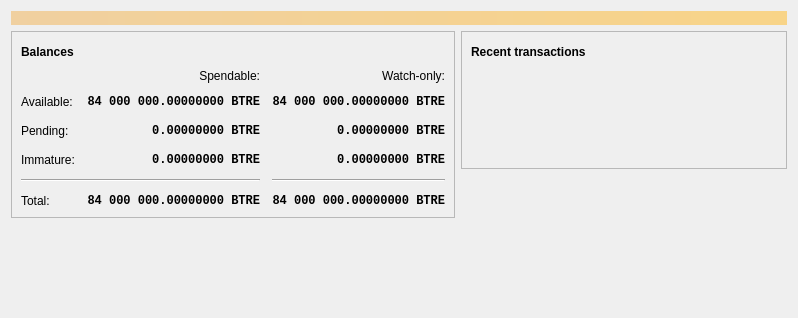
<?xml version="1.0" encoding="UTF-8"?>
<ui version="4.0">
 <class>OverviewPage</class>
 <widget class="QWidget" name="OverviewPage">
  <property name="geometry">
   <rect>
    <x>0</x>
    <y>0</y>
    <width>798</width>
    <height>318</height>
   </rect>
  </property>
  <property name="windowTitle">
   <string>Form</string>
  </property>
  <layout class="QVBoxLayout" name="topLayout">
   <item>
    <widget class="QLabel" name="labelAlerts">
     <property name="visible">
      <bool>false</bool>
     </property>
     <property name="styleSheet">
      <string notr="true">QLabel { background-color: qlineargradient(x1: 0, y1: 0, x2: 1, y2: 0, stop:0 #F0D0A0, stop:1 #F8D488); color:#000000; }</string>
     </property>
     <property name="wordWrap">
      <bool>true</bool>
     </property>
     <property name="margin">
      <number>3</number>
     </property>
     <property name="textInteractionFlags">
      <set>Qt::TextSelectableByMouse</set>
     </property>
    </widget>
   </item>
   <item>
    <layout class="QHBoxLayout" name="horizontalLayout" stretch="1,1">
     <item>
      <layout class="QVBoxLayout" name="verticalLayout_2">
       <item>
        <widget class="QFrame" name="frame">
         <property name="frameShape">
          <enum>QFrame::StyledPanel</enum>
         </property>
         <property name="frameShadow">
          <enum>QFrame::Raised</enum>
         </property>
         <layout class="QVBoxLayout" name="verticalLayout_4">
          <item>
           <layout class="QHBoxLayout" name="horizontalLayout_4">
            <item>
             <widget class="QLabel" name="label_5">
              <property name="font">
               <font>
                <weight>75</weight>
                <bold>true</bold>
               </font>
              </property>
              <property name="text">
               <string>Balances</string>
              </property>
             </widget>
            </item>
            <item>
             <widget class="QPushButton" name="labelWalletStatus">
              <property name="enabled">
               <bool>true</bool>
              </property>
              <property name="maximumSize">
               <size>
                <width>30</width>
                <height>16777215</height>
               </size>
              </property>
              <property name="toolTip">
               <string>The displayed information may be out of date. Your wallet automatically synchronizes with the Bitrae network after a connection is established, but this process has not completed yet.</string>
              </property>
              <property name="text">
               <string/>
              </property>
              <property name="icon">
               <iconset resource="../bitcoin.qrc">
                <normaloff>:/icons/warning</normaloff>
                <disabledoff>:/icons/warning</disabledoff>:/icons/warning</iconset>
              </property>
              <property name="iconSize">
               <size>
                <width>24</width>
                <height>24</height>
               </size>
              </property>
              <property name="flat">
               <bool>true</bool>
              </property>
             </widget>
            </item>
            <item>
             <spacer name="horizontalSpacer_3">
              <property name="orientation">
               <enum>Qt::Horizontal</enum>
              </property>
              <property name="sizeHint" stdset="0">
               <size>
                <width>40</width>
                <height>20</height>
               </size>
              </property>
             </spacer>
            </item>
           </layout>
          </item>
          <item>
           <layout class="QGridLayout" name="gridLayout">
            <property name="spacing">
             <number>12</number>
            </property>
            <item row="2" column="2">
             <widget class="QLabel" name="labelWatchPending">
              <property name="font">
               <font>
                <family>Monospace</family>
                <weight>75</weight>
                <bold>true</bold>
               </font>
              </property>
              <property name="cursor">
               <cursorShape>IBeamCursor</cursorShape>
              </property>
              <property name="toolTip">
               <string>Unconfirmed transactions to watch-only addresses</string>
              </property>
              <property name="text">
               <string notr="true">0.00000000 BTRE</string>
              </property>
              <property name="alignment">
               <set>Qt::AlignRight|Qt::AlignTrailing|Qt::AlignVCenter</set>
              </property>
              <property name="textInteractionFlags">
               <set>Qt::LinksAccessibleByMouse|Qt::TextSelectableByKeyboard|Qt::TextSelectableByMouse</set>
              </property>
             </widget>
            </item>
            <item row="2" column="1">
             <widget class="QLabel" name="labelUnconfirmed">
              <property name="font">
               <font>
                <family>Monospace</family>
                <weight>75</weight>
                <bold>true</bold>
               </font>
              </property>
              <property name="cursor">
               <cursorShape>IBeamCursor</cursorShape>
              </property>
              <property name="toolTip">
               <string>Total of transactions that have yet to be confirmed, and do not yet count toward the spendable balance</string>
              </property>
              <property name="text">
               <string notr="true">0.00000000 BTRE</string>
              </property>
              <property name="alignment">
               <set>Qt::AlignRight|Qt::AlignTrailing|Qt::AlignVCenter</set>
              </property>
              <property name="textInteractionFlags">
               <set>Qt::LinksAccessibleByMouse|Qt::TextSelectableByKeyboard|Qt::TextSelectableByMouse</set>
              </property>
             </widget>
            </item>
            <item row="3" column="2">
             <widget class="QLabel" name="labelWatchImmature">
              <property name="font">
               <font>
                <family>Monospace</family>
                <weight>75</weight>
                <bold>true</bold>
               </font>
              </property>
              <property name="cursor">
               <cursorShape>IBeamCursor</cursorShape>
              </property>
              <property name="toolTip">
               <string>Mined balance in watch-only addresses that has not yet matured</string>
              </property>
              <property name="text">
               <string notr="true">0.00000000 BTRE</string>
              </property>
              <property name="alignment">
               <set>Qt::AlignRight|Qt::AlignTrailing|Qt::AlignVCenter</set>
              </property>
              <property name="textInteractionFlags">
               <set>Qt::LinksAccessibleByMouse|Qt::TextSelectableByKeyboard|Qt::TextSelectableByMouse</set>
              </property>
             </widget>
            </item>
            <item row="4" column="0" colspan="2">
             <widget class="Line" name="line">
              <property name="orientation">
               <enum>Qt::Horizontal</enum>
              </property>
             </widget>
            </item>
            <item row="4" column="2">
             <widget class="Line" name="lineWatchBalance">
              <property name="sizePolicy">
               <sizepolicy hsizetype="Preferred" vsizetype="Fixed">
                <horstretch>0</horstretch>
                <verstretch>0</verstretch>
               </sizepolicy>
              </property>
              <property name="minimumSize">
               <size>
                <width>140</width>
                <height>0</height>
               </size>
              </property>
              <property name="orientation">
               <enum>Qt::Horizontal</enum>
              </property>
             </widget>
            </item>
            <item row="5" column="0">
             <widget class="QLabel" name="labelTotalText">
              <property name="text">
               <string>Total:</string>
              </property>
             </widget>
            </item>
            <item row="3" column="1">
             <widget class="QLabel" name="labelImmature">
              <property name="font">
               <font>
                <family>Monospace</family>
                <weight>75</weight>
                <bold>true</bold>
               </font>
              </property>
              <property name="cursor">
               <cursorShape>IBeamCursor</cursorShape>
              </property>
              <property name="toolTip">
               <string>Mined balance that has not yet matured</string>
              </property>
              <property name="text">
               <string notr="true">0.00000000 BTRE</string>
              </property>
              <property name="alignment">
               <set>Qt::AlignRight|Qt::AlignTrailing|Qt::AlignVCenter</set>
              </property>
              <property name="textInteractionFlags">
               <set>Qt::LinksAccessibleByMouse|Qt::TextSelectableByKeyboard|Qt::TextSelectableByMouse</set>
              </property>
             </widget>
            </item>
            <item row="2" column="3">
             <spacer name="horizontalSpacer_2">
              <property name="orientation">
               <enum>Qt::Horizontal</enum>
              </property>
              <property name="sizeHint" stdset="0">
               <size>
                <width>40</width>
                <height>20</height>
               </size>
              </property>
             </spacer>
            </item>
            <item row="3" column="0">
             <widget class="QLabel" name="labelImmatureText">
              <property name="text">
               <string>Immature:</string>
              </property>
             </widget>
            </item>
            <item row="5" column="1">
             <widget class="QLabel" name="labelTotal">
              <property name="font">
               <font>
                <family>Monospace</family>
                <weight>75</weight>
                <bold>true</bold>
               </font>
              </property>
              <property name="cursor">
               <cursorShape>IBeamCursor</cursorShape>
              </property>
              <property name="toolTip">
               <string>Your current total balance</string>
              </property>
              <property name="text">
               <string notr="true">84 000 000.00000000 BTRE</string>
              </property>
              <property name="alignment">
               <set>Qt::AlignRight|Qt::AlignTrailing|Qt::AlignVCenter</set>
              </property>
              <property name="textInteractionFlags">
               <set>Qt::LinksAccessibleByMouse|Qt::TextSelectableByKeyboard|Qt::TextSelectableByMouse</set>
              </property>
             </widget>
            </item>
            <item row="5" column="2">
             <widget class="QLabel" name="labelWatchTotal">
              <property name="font">
               <font>
                <family>Monospace</family>
                <weight>75</weight>
                <bold>true</bold>
               </font>
              </property>
              <property name="cursor">
               <cursorShape>IBeamCursor</cursorShape>
              </property>
              <property name="toolTip">
               <string>Current total balance in watch-only addresses</string>
              </property>
              <property name="text">
               <string notr="true">84 000 000.00000000 BTRE</string>
              </property>
              <property name="alignment">
               <set>Qt::AlignRight|Qt::AlignTrailing|Qt::AlignVCenter</set>
              </property>
              <property name="textInteractionFlags">
               <set>Qt::LinksAccessibleByMouse|Qt::TextSelectableByKeyboard|Qt::TextSelectableByMouse</set>
              </property>
             </widget>
            </item>
            <item row="0" column="2">
             <widget class="QLabel" name="labelWatchonly">
              <property name="text">
               <string>Watch-only:</string>
              </property>
              <property name="alignment">
               <set>Qt::AlignRight|Qt::AlignTrailing|Qt::AlignVCenter</set>
              </property>
             </widget>
            </item>
            <item row="1" column="0">
             <widget class="QLabel" name="labelBalanceText">
              <property name="text">
               <string>Available:</string>
              </property>
             </widget>
            </item>
            <item row="1" column="1">
             <widget class="QLabel" name="labelBalance">
              <property name="font">
               <font>
                <family>Monospace</family>
                <weight>75</weight>
                <bold>true</bold>
               </font>
              </property>
              <property name="cursor">
               <cursorShape>IBeamCursor</cursorShape>
              </property>
              <property name="toolTip">
               <string>Your current spendable balance</string>
              </property>
              <property name="text">
               <string notr="true">84 000 000.00000000 BTRE</string>
              </property>
              <property name="alignment">
               <set>Qt::AlignRight|Qt::AlignTrailing|Qt::AlignVCenter</set>
              </property>
              <property name="textInteractionFlags">
               <set>Qt::LinksAccessibleByMouse|Qt::TextSelectableByKeyboard|Qt::TextSelectableByMouse</set>
              </property>
             </widget>
            </item>
            <item row="1" column="2">
             <widget class="QLabel" name="labelWatchAvailable">
              <property name="font">
               <font>
                <family>Monospace</family>
                <weight>75</weight>
                <bold>true</bold>
               </font>
              </property>
              <property name="cursor">
               <cursorShape>IBeamCursor</cursorShape>
              </property>
              <property name="toolTip">
               <string>Your current balance in watch-only addresses</string>
              </property>
              <property name="text">
               <string notr="true">84 000 000.00000000 BTRE</string>
              </property>
              <property name="alignment">
               <set>Qt::AlignRight|Qt::AlignTrailing|Qt::AlignVCenter</set>
              </property>
              <property name="textInteractionFlags">
               <set>Qt::LinksAccessibleByMouse|Qt::TextSelectableByKeyboard|Qt::TextSelectableByMouse</set>
              </property>
             </widget>
            </item>
            <item row="2" column="0">
             <widget class="QLabel" name="labelPendingText">
              <property name="text">
               <string>Pending:</string>
              </property>
             </widget>
            </item>
            <item row="0" column="1">
             <widget class="QLabel" name="labelSpendable">
              <property name="text">
               <string>Spendable:</string>
              </property>
              <property name="alignment">
               <set>Qt::AlignRight|Qt::AlignTrailing|Qt::AlignVCenter</set>
              </property>
             </widget>
            </item>
           </layout>
          </item>
         </layout>
        </widget>
       </item>
       <item>
        <spacer name="verticalSpacer">
         <property name="orientation">
          <enum>Qt::Vertical</enum>
         </property>
         <property name="sizeHint" stdset="0">
          <size>
           <width>20</width>
           <height>40</height>
          </size>
         </property>
        </spacer>
       </item>
      </layout>
     </item>
     <item>
      <layout class="QVBoxLayout" name="verticalLayout_3">
       <item>
        <widget class="QFrame" name="frame_2">
         <property name="frameShape">
          <enum>QFrame::StyledPanel</enum>
         </property>
         <property name="frameShadow">
          <enum>QFrame::Raised</enum>
         </property>
         <layout class="QVBoxLayout" name="verticalLayout">
          <item>
           <layout class="QHBoxLayout" name="horizontalLayout_2">
            <item>
             <widget class="QLabel" name="label_4">
              <property name="font">
               <font>
                <weight>75</weight>
                <bold>true</bold>
               </font>
              </property>
              <property name="text">
               <string>Recent transactions</string>
              </property>
             </widget>
            </item>
            <item>
             <widget class="QPushButton" name="labelTransactionsStatus">
              <property name="enabled">
               <bool>true</bool>
              </property>
              <property name="maximumSize">
               <size>
                <width>30</width>
                <height>16777215</height>
               </size>
              </property>
              <property name="toolTip">
               <string>The displayed information may be out of date. Your wallet automatically synchronizes with the Bitrae network after a connection is established, but this process has not completed yet.</string>
              </property>
              <property name="text">
               <string/>
              </property>
              <property name="icon">
               <iconset resource="../bitcoin.qrc">
                <normaloff>:/icons/warning</normaloff>
                <disabledoff>:/icons/warning</disabledoff>:/icons/warning</iconset>
              </property>
              <property name="iconSize">
               <size>
                <width>24</width>
                <height>24</height>
               </size>
              </property>
              <property name="flat">
               <bool>true</bool>
              </property>
             </widget>
            </item>
            <item>
             <spacer name="horizontalSpacer">
              <property name="orientation">
               <enum>Qt::Horizontal</enum>
              </property>
              <property name="sizeHint" stdset="0">
               <size>
                <width>40</width>
                <height>20</height>
               </size>
              </property>
             </spacer>
            </item>
           </layout>
          </item>
          <item>
           <widget class="TransactionOverviewWidget" name="listTransactions">
            <property name="styleSheet">
             <string notr="true">QListView { background: transparent; }</string>
            </property>
            <property name="frameShape">
             <enum>QFrame::NoFrame</enum>
            </property>
            <property name="verticalScrollBarPolicy">
             <enum>Qt::ScrollBarAlwaysOff</enum>
            </property>
            <property name="horizontalScrollBarPolicy">
             <enum>Qt::ScrollBarAlwaysOff</enum>
            </property>
            <property name="sizeAdjustPolicy">
             <enum>QAbstractScrollArea::AdjustToContents</enum>
            </property>
            <property name="selectionMode">
             <enum>QAbstractItemView::NoSelection</enum>
            </property>
            <property name="uniformItemSizes">
             <bool>true</bool>
            </property>
           </widget>
          </item>
         </layout>
        </widget>
       </item>
       <item>
        <spacer name="verticalSpacer_2">
         <property name="orientation">
          <enum>Qt::Vertical</enum>
         </property>
         <property name="sizeHint" stdset="0">
          <size>
           <width>20</width>
           <height>40</height>
          </size>
         </property>
        </spacer>
       </item>
      </layout>
     </item>
    </layout>
   </item>
  </layout>
 </widget>
 <customwidgets>
  <customwidget>
   <class>TransactionOverviewWidget</class>
   <extends>QListView</extends>
   <header>qt/transactionoverviewwidget.h</header>
  </customwidget>
 </customwidgets>
 <resources/>
 <connections/>
</ui>
